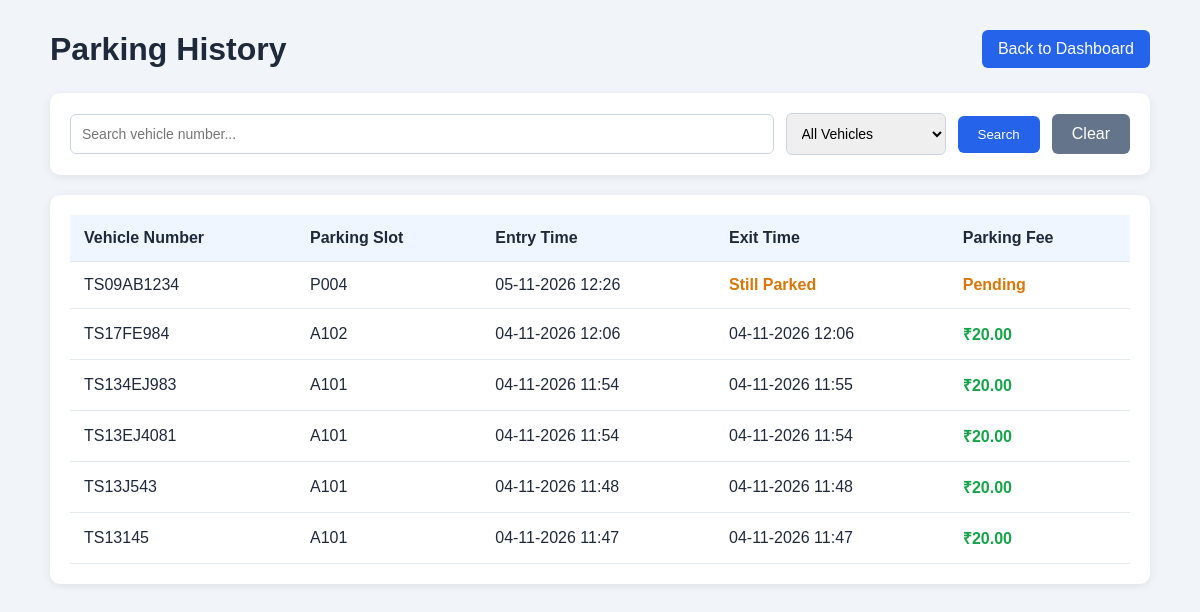
Page /parking-history/ on the committed database.
### parking/models.py (models this page shows, shortened)
class ParkingHistory(models.Model):
    vehicle_number = models.CharField(max_length=20)
    slot = models.ForeignKey(ParkingSlot, on_delete=models.CASCADE)
    entry_time = models.DateTimeField()
    exit_time = models.DateTimeField(null=True, blank=True)
    amount = models.DecimalField(max_digits=8, decimal_places=2, default=0)

class ParkingSlot(models.Model):
    SLOT_STATUS = [
        ('available', 'Available'),
        ('occupied', 'Occupied'),
        ('reserved', 'Reserved'),
    ]
    slot_number = models.CharField(max_length=20, unique=True)
    floor = models.IntegerField(default=1)
    vehicle_type = models.CharField(max_length=20, default='Car')
    status = models.CharField(
        max_length=20,
        choices=SLOT_STATUS,
        default='available'
    )

### parking/views.py (the view)
def parking_history(request):
    history_records = ParkingHistory.objects.select_related(
        'slot'
    ).order_by('-entry_time')
    search_query = request.GET.get('search', '').strip()
    if search_query:
        history_records = history_records.filter(
            vehicle_number__icontains=search_query
        )
    status = request.GET.get('status', '')
    if status == 'parked':
        history_records = history_records.filter(
            exit_time__isnull=True
        )
    elif status == 'completed':
        history_records = history_records.filter(
            exit_time__isnull=False
        )
    context = {
        'history_records': history_records,
        'search_query': search_query,
        'selected_status': status,
    }
    return render(
        request,
        'parking/parking_history.html',
        context
    )

### parking/templates/parking/parking_history.html (shortened to what this page needs)
<!DOCTYPE html>
<html lang="en">
<head>
</head>
<body>
    <div class="container">
        <div class="header">
            <h1>Parking History</h1>
            <a href="{% url 'dashboard' %}" class="back-link">
                Back to Dashboard
            </a>
        </div>
        <form method="GET" class="filter-container">
            <input
                type="text"
                name="search"
                placeholder="Search vehicle number..."
                value="{{ search_query }}"
            >
            <select name="status">
                <option value="">All Vehicles</option>
            </select>
            <button type="submit" class="search-btn">
                Search
            </button>
            <a href="{% url 'parking_history' %}" class="clear-btn">
                Clear
            </a>
        </form>
        <div class="table-container">
            <table>
                <thead>
                    <tr>
                        <th>Vehicle Number</th>
                        <th>Parking Slot</th>
                        <th>Entry Time</th>
                        <th>Exit Time</th>
                        <th>Parking Fee</th>
                    </tr>
                </thead>
                <tbody>
                    {% for record in history_records %}
                    <tr>
                        <td>{{ record.vehicle_number }}</td>
                        <td>{{ record.slot.slot_number }}</td>
                        <td>
                            {{ record.entry_time|date:"d-m-Y H:i" }}
                        </td>
                        <td>
                            {% if record.exit_time %}
                                {{ record.exit_time|date:"d-m-Y H:i" }}
                            {% else %}
                                <span class="active">Still Parked</span>
                            {% endif %}
                        </td>
                        <td>
                            {% if record.exit_time %}
                                <span class="completed">
                                    ₹{{ record.amount }}
                                </span>
                            {% else %}
                                <span class="active">Pending</span>
                            {% endif %}
                        </td>
                    </tr>
                    {% empty %}
                    <tr>
                        <td colspan="5" class="empty">
                            No parking history found.
                        </td>
                    </tr>
                    {% endfor %}
                </tbody>
            </table>
        </div>
    </div>
</body>
</html>

### parking/templates/parking/parking_history.html (style rules this page uses)
* { box-sizing: border-box; }
body { font-family: Arial, sans-serif; background: #f1f5f9; margin: 0; padding: 30px; color: #1e293b; }
.container { max-width: 1100px; margin: auto; }
.header { display: flex; justify-content: space-between; align-items: center; flex-wrap: wrap; gap: 15px; margin-bottom: 25px; }
h1 { margin: 0; }
.back-link { background: #2563eb; color: white; padding: 10px 16px; border-radius: 6px; text-decoration: none; }
.filter-container { background: white; padding: 20px; border-radius: 10px; margin-bottom: 20px; display: flex; flex-wrap: wrap; gap: 12px; align-items: center; box-shadow: 0 2px 8px rgba(0, 0, 0, 0.08); }
.filter-container input, .filter-container select { padding: 11px; border: 1px solid #cbd5e1; border-radius: 6px; font-size: 14px; }
.filter-container input { flex: 1; min-width: 200px; }
.filter-container select { min-width: 160px; }
.search-btn { background: #2563eb; color: white; border: none; padding: 11px 20px; border-radius: 6px; cursor: pointer; }
.clear-btn { background: #64748b; color: white; padding: 11px 20px; border-radius: 6px; text-decoration: none; }
.table-container { background: white; padding: 20px; border-radius: 10px; overflow-x: auto; box-shadow: 0 2px 8px rgba(0, 0, 0, 0.08); }
table { width: 100%; border-collapse: collapse; }
th, td { padding: 14px; text-align: left; border-bottom: 1px solid #e2e8f0; }
th { background: #eff6ff; }
.active { color: #d97706; font-weight: bold; }
.completed { color: #16a34a; font-weight: bold; }

### rows in the picture
ParkingHistory: vehicle_number "TS09AB1234", slot.slot_number "P004", entry_time "05-11-2026 12:26", shows "Still Parked", shows "Pending"
ParkingHistory: vehicle_number "TS17FE984", slot.slot_number "A102", entry_time "04-11-2026 12:06", exit_time "04-11-2026 12:06", amount "20.00"
ParkingHistory: vehicle_number "TS134EJ983", slot.slot_number "A101", entry_time "04-11-2026 11:54", exit_time "04-11-2026 11:55", amount "20.00"
ParkingHistory: vehicle_number "TS13EJ4081", slot.slot_number "A101", entry_time "04-11-2026 11:54", exit_time "04-11-2026 11:54", amount "20.00"
ParkingHistory: vehicle_number "TS13J543", slot.slot_number "A101", entry_time "04-11-2026 11:48", exit_time "04-11-2026 11:48", amount "20.00"
ParkingHistory: vehicle_number "TS13145", slot.slot_number "A101", entry_time "04-11-2026 11:47", exit_time "04-11-2026 11:47", amount "20.00"
